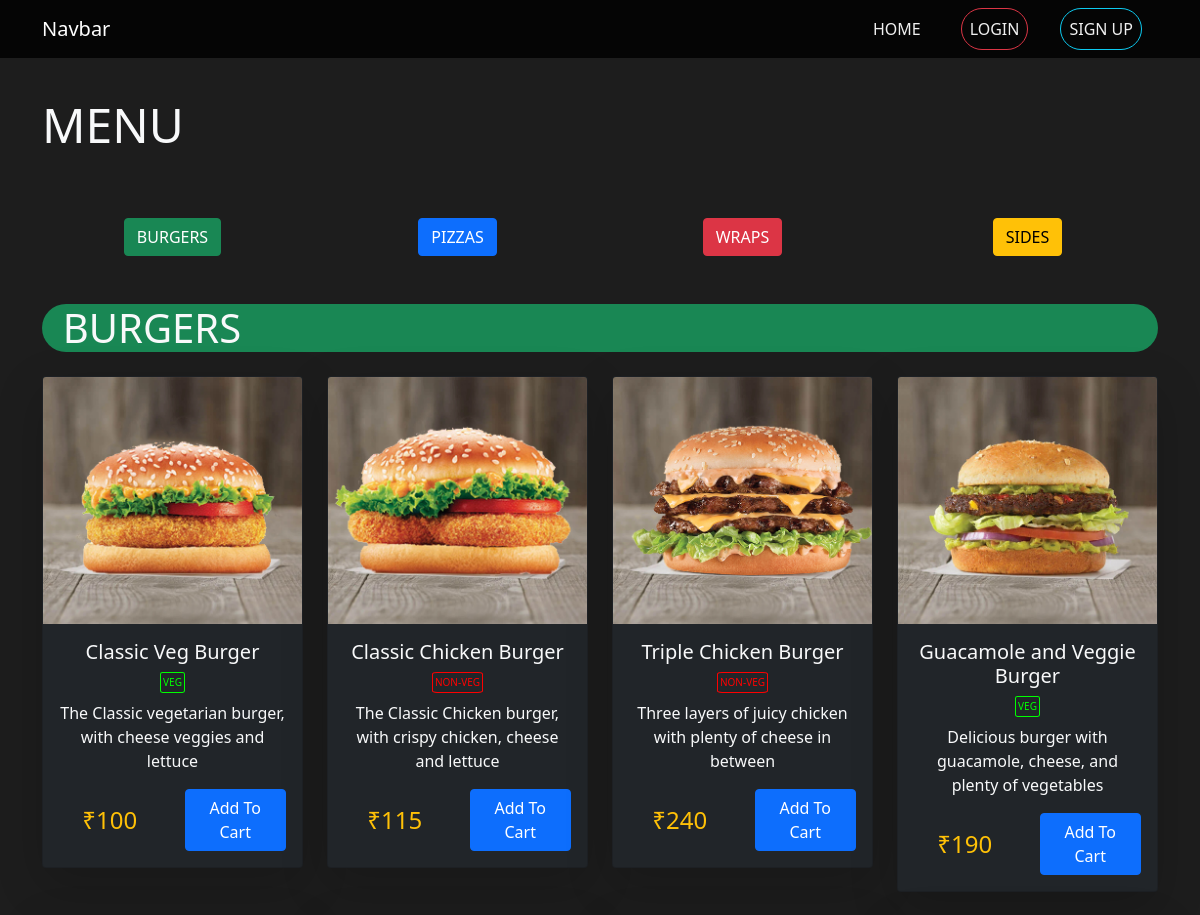
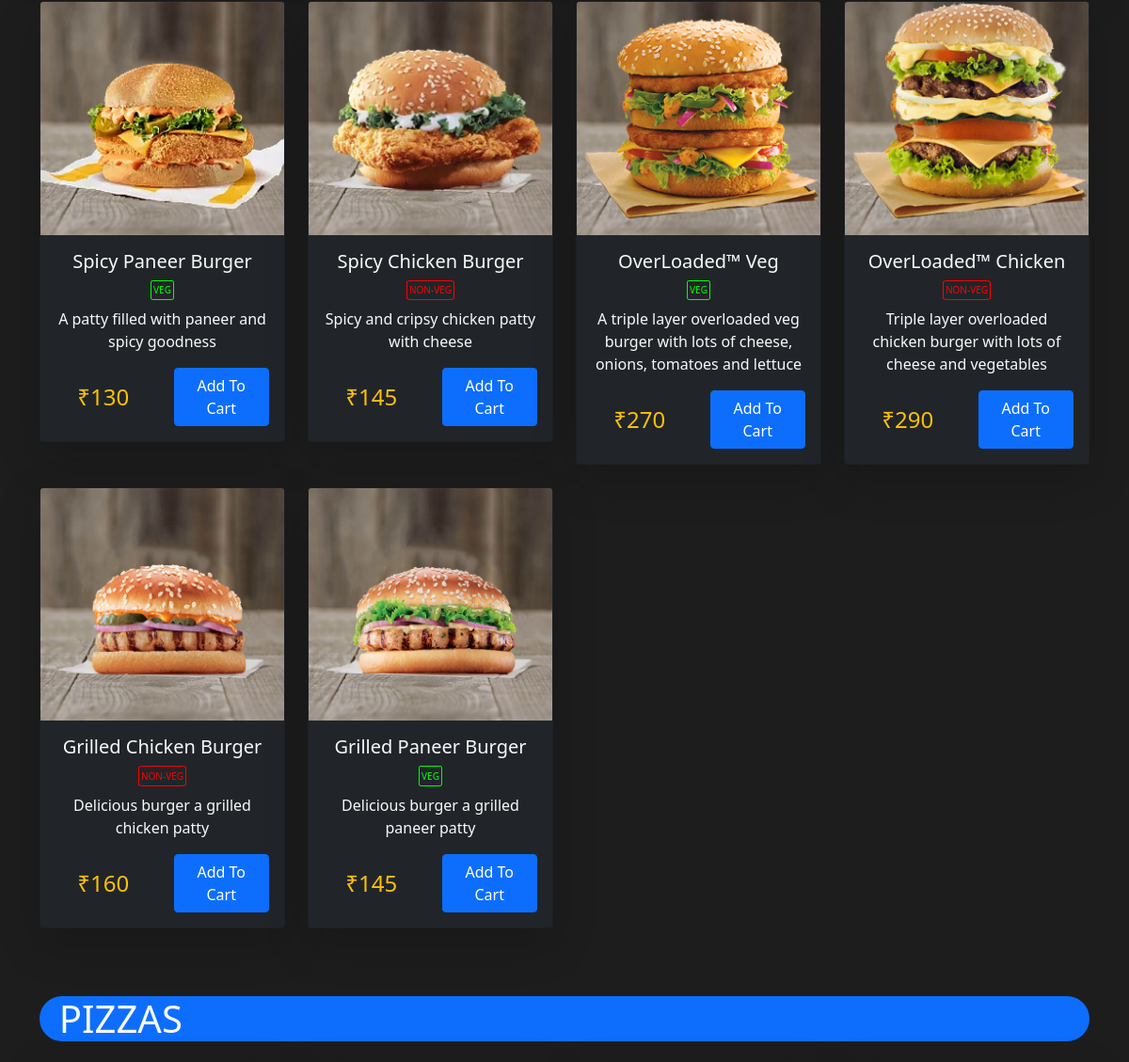
The app's page /menu/ (upper part), older data (2 pictures, top to bottom).
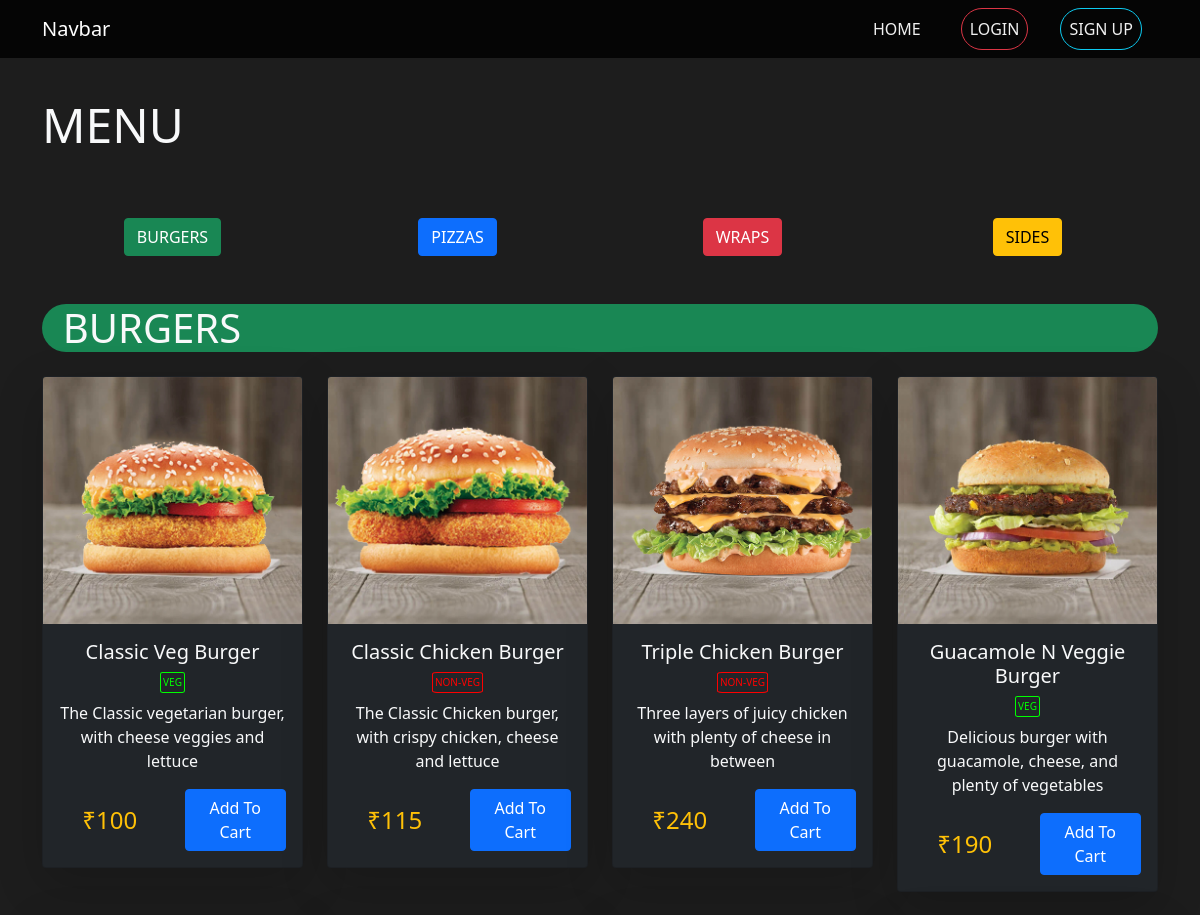
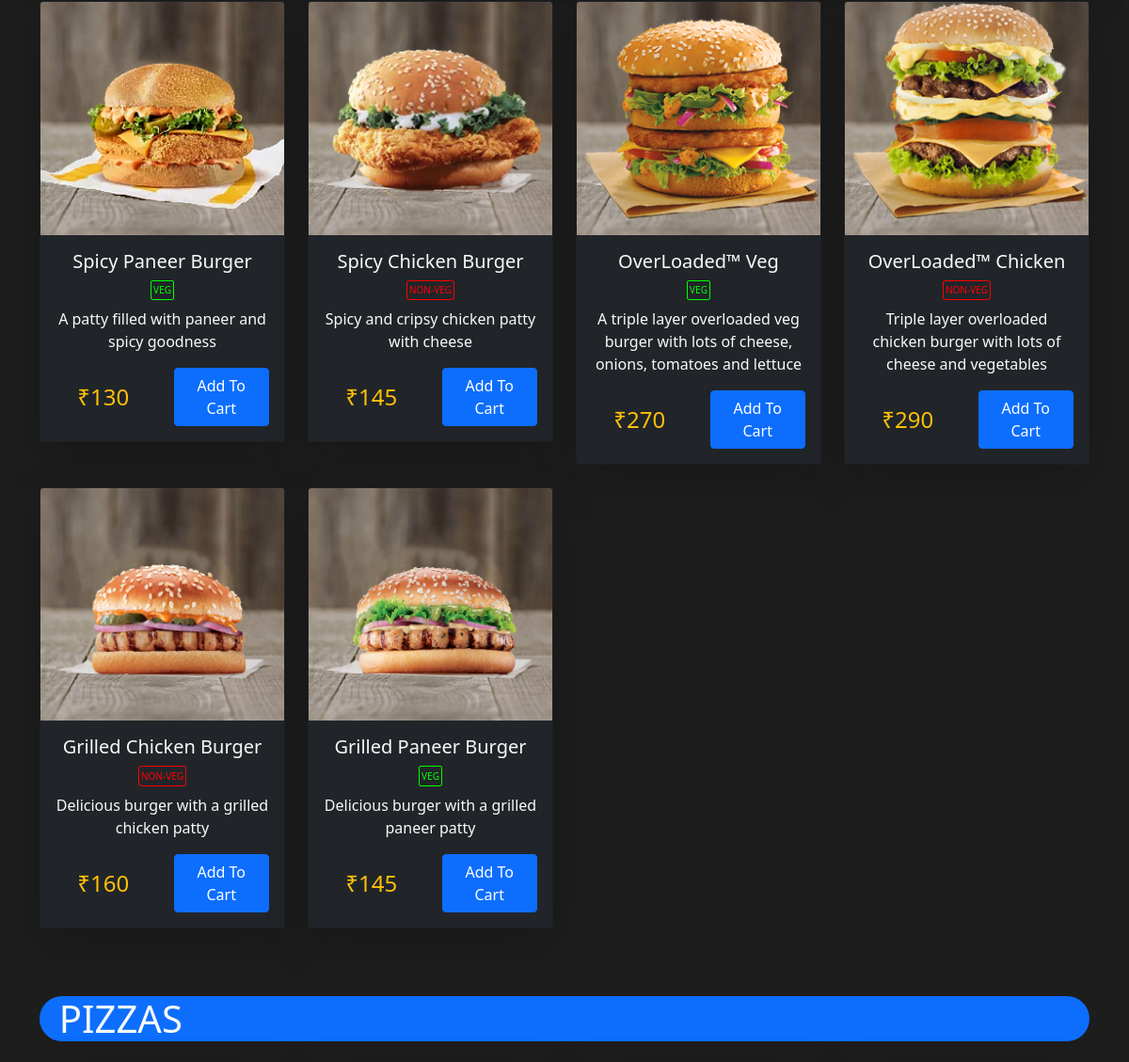
The same page, newer data (2 pictures, top to bottom).
### baseapp/models.py (models this page shows, shortened)
class Products(models.Model):
    ProductID = models.AutoField(primary_key=True)
    ProductName = models.CharField(max_length=200, null=True, blank=True)
    Stock = models.IntegerField()
    Category = models.CharField(max_length=200, null=True, blank=True)
    Price = models.IntegerField()
    Description = models.CharField(max_length=600, blank=True, null=True)
    Vegetarian = models.BooleanField(default=False)
    Image = models.ImageField(null= True, blank=True)

### baseapp/views.py (the view)
# urls.py: path('menu/', views.Menu, name='menu'),
def Menu(request):
    burgers = Products.objects.filter(Category='Burger')
    burgergrouped,burgerset = [],[]
    for burger in burgers:
        if len(burgerset) < 4:
            burgerset.append(burger)
        if len(burgerset) == 4:
            burgergrouped.append(burgerset)
            burgerset = []
    if len(burgerset) > 0:
        burgergrouped.append(burgerset)
    pizzas = Products.objects.filter(Category='Pizza')
    pizzagrouped,pizzaset = [],[]
    for pizza in pizzas:
        if len(pizzaset) < 4:
            pizzaset.append(pizza)
        if len(pizzaset) == 4:
            pizzagrouped.append(pizzaset)
            pizzaset = []
    if len(pizzaset) > 0:
        pizzagrouped.append(pizzaset)
    wraps = Products.objects.filter(Category='Wraps')
    wrapgrouped,wrapset = [],[]
    for wrap in wraps:
        if len(wrapset) < 4:
            wrapset.append(wrap)
        if len(wrapset) == 4:
            wrapgrouped.append(wrapset)
            wrapset = []
    if len(wrapset) > 0:
        wrapgrouped.append(wrapset)
    sides = Products.objects.filter(Category='Sides')
    sidegrouped,sideset = [],[]
    for side in sides:
        if len(sideset) < 4:
            sideset.append(side)
        if len(sideset) == 4:
            sidegrouped.append(sideset)
            sideset = []
    if len(sideset) > 0:
        sidegrouped.append(sideset)
    context = {'burgergrouped':burgergrouped, 'pizzagrouped':pizzagrouped, 'wrapgrouped': wrapgrouped, 'sidegrouped':sidegrouped}
    if request.user.is_authenticated:
        currentCustomer = Customer.objects.get(user=request.user)
        queryset = Cart.objects.filter(CustomerID=currentCustomer)
        cartitems = []
        for obj in queryset:
            cartitems.append(obj.ProductID)
        context['AllCartItems'] = cartitems
    else:
        context['AllCartItems'] = None
    if request.method == 'GET':
        ProductID = request.GET.get('ProductID')
        if ProductID is not None:
            currentCustomer = Customer.objects.get(user=request.user)
            addedproduct = Products.objects.get(ProductID = int(ProductID))
            cartitem = Cart(CustomerID= currentCustomer, ProductID= addedproduct)
            cartitem.save(force_insert=True)
    return render(request, 'baseapp/menu.html', context)

### baseapp/templates/baseapp/menu.html (shortened to what this page needs)
{% load static %}
<html lang="en">
<head>
    <link href="https://cdn.jsdelivr.net/npm/bootstrap@5.0.2/dist/css/bootstrap.min.css" rel="stylesheet">
    <link rel="stylesheet" href="https://cdn.jsdelivr.net/npm/bootstrap-icons@1.5.0/font/bootstrap-icons.css">
</head>
<body>
    <nav class="navbar navbar-expand-lg navbar-dark fixed-top">
        <div class="container">
          <a class="navbar-brand" href="{% url 'home' %}">Navbar</a>
          <div class="collapse navbar-collapse justify-content-end" id="navbarNavAltMarkup">
            <div class="navbar-nav">
              <a class="nav-link d-flex align-items-center justify-content-center mx-3" href="{% url 'home' %}">HOME</a>
              {% if request.user.is_authenticated %}
              <a class="nav-link dropdown-toggle d-flex justify-content-center align-items-center" href="#" id="navbarDarkDropdownMenuLink" role="button" data-bs-toggle="dropdown" aria-expanded="false">
                <i class="bi-person-circle"></i>
              </a>
              <ul class="dropdown-menu dropdown-menu-end dropdown-menu-dark" aria-labelledby="navbarDarkDropdownMenuLink">
                <li><a class="dropdown-item d-flex justify-content-center" href="#">View Profile</a></li>
                <li><a class="dropdown-item d-flex justify-content-center" href="#">View Orders</a></li>
                <li><a class=" btn btn-outline-danger dropdown-item d-flex justify-content-center" href="{% url 'logout' %}">LOGOUT</a></li>
              </ul>
              {% else %}
              <a class="nav-link d-flex align-items-center justify-content-center btn rounded-pill btn-outline-danger text-lightlead mx-3" href="{% url 'login' %}">LOGIN</a>
              <a class="nav-link d-flex align-items-center justify-content-center btn rounded-pill btn-outline-info text-lightlead mx-3" href="{% url 'register' %}">SIGN UP</a>
              {% endif %}
            </div>
          </div>
        </div>
    </nav>
    <br><br>
    <br><br>
    <div class="container">
        <p class="display-5 text-light">MENU</p>
        <br><br>
        <div class="row">
            <div class="col d-flex justify-content-center"><a href="#burgerbanner" class="btn btn-success">BURGERS</a></div>
            <div class="col d-flex justify-content-center"><a href="#pizzabanner" class="btn btn-primary">PIZZAS</a></div>
            <div class="col d-flex justify-content-center"><a href="#wrapbanner" class="btn btn-danger">WRAPS</a></div>
            <div class="col d-flex justify-content-center"><a href="#sidebanner" class="btn btn-warning">SIDES</a></div>
        </div>
        <br><br>
        <div class="display-6 bg-success text-light rounded-pill" id="burgerbanner">&nbsp; BURGERS</div>
        <br>
        {% for objectset in burgergrouped %}
          <div class="row justify-content-md-start justify-content-center ">
            {% for object in objectset %}
            <div class="col-8 col-md-6 col-lg-3">
              <div class="card text-center bg-dark shadow-lg">
                <img src="{{ object.Image.url }}" class="card-img-top" alt="...">
                <div class="card-body">
                  <h5 class="card-title text-light">{{ object.ProductName }}</h5>
                  {% if object.Vegetarian %}
                  <center><p class="VegOrNot" style="border:solid 1px rgb(0, 255, 0); color: rgb(0, 255, 0);">VEG</p></center>
                  {% else %}<center><p class="VegOrNot" style="border:solid 1px red; color: red;">NON-VEG</p></center>{% endif %}
                  <p class="card-text text-light lead fs-6">{{ object.Description }}</p>
                  <div class="row">
                    <div class="col text-warning fs-4 d-flex align-items-center justify-content-center">₹{{ object.Price }}</div>
                    <div class="col d-flex align-items-center justify-content-center">
                      {% if request.user.is_authenticated %}
                      {% if object in AllCartItems %}
                      <a href="/cart/" class="btn btn-outline-warning">Go To Cart</a>
                      {% else %}
                      <form>
                        <button type="submit" class="btn btn-primary cartadd" id="{{object.ProductID}}" name="ProductID"  value="{{object.ProductID}}">Add To Cart</button>
                      </form>
                      {% endif %}
                      {% else %}
                      <a href="{% url 'login' %}?next={% url 'menu' %}" class="btn btn-primary" onclick="alert('You need to login first to add to cart')">Add To Cart</a>
                      {% endif %}
                    </div>
                  </div>
                </div>
              </div>
            </div>
            {% endfor %}
          </div>
          <br>
          {% endfor %}
        <br><br>
        <div class="display-6 bg-primary text-light rounded-pill" id="pizzabanner">&nbsp; PIZZAS</div>
        <br>
        {% for objectset in pizzagrouped %}
          <br>
          {% endfor %}
        <br><br>
        <br>
        {% for objectset in wrapgrouped %}
          <br>
          {% endfor %}
        <br><br>
        <br>
        {% for objectset in sidegrouped %}
          <br>
          {% endfor %}
    </div>
    <br>
    <br>
    <br>
    <br>
    <br>
    <br>
    <br>
  </body>
</html>

### baseapp/templates/baseapp/menu.html (style rules this page uses)
nav { position: fixed; background-color: rgba(0, 0, 0, 0.8); }
.nav-link { color: #f0f0f0 !important; }
body { background-color: #1d1d1d !important; }
.VegOrNot { margin-top: 0.5rem; margin-bottom: 0.5rem; position: inherit; border-radius:10%; width: fit-content; font-size: x-small; padding: 1%; }

Row changes from the older to the newer data that the page shows:
changed Products "Delicious burger with guacamole, cheese, and plenty of vegetables": ProductName "Guacamole and Veggie Burger" → "Guacamole N Veggie Burger"
changed Products "Grilled Chicken Burger": Description "Delicious burger a grilled chicken patty" → "Delicious burger with a grilled chicken patty"
changed Products "Grilled Paneer Burger": Description "Delicious burger a grilled paneer patty" → "Delicious burger with a grilled paneer patty"
